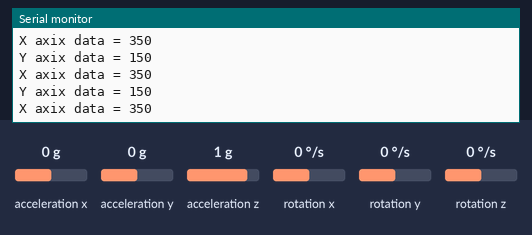
A sketch run on a simulated Arduino Uno, built with avr-gcc and run on an emulated ATmega328P. Parts: the last lines printed to the serial monitor. The inputs (shaded band) are chosen by the test bench; at power-on: acceleration y 0 g, acceleration x 0 g, acceleration z 1 g, rotation x 0 °/s, rotation y 0 °/s, rotation z 0 °/s. No radio packets arrive unless stated.

Above: at 1.2 s.
1.3 s: acceleration y set to -1.4 g
At 2.2 s:
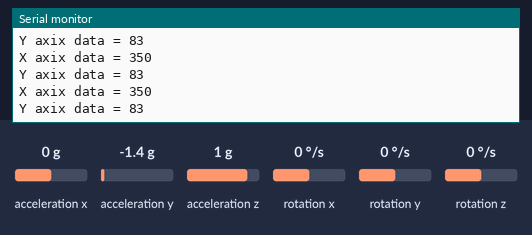
4.3 s: acceleration x set to -1.4 g
At 4.9 s:
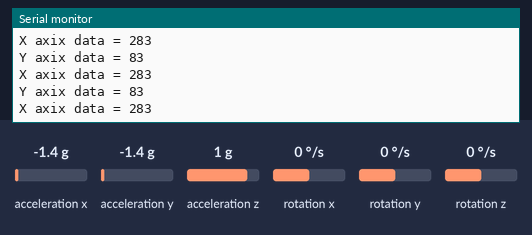
5.8 s: acceleration x set to -0.8 g
At 6.9 s:
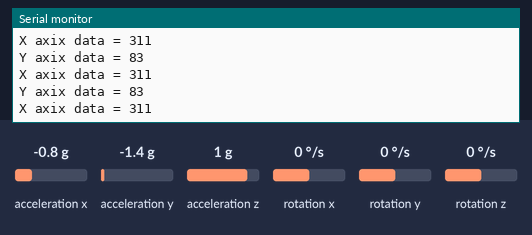
Timing chart, 0 to 8.8 s (numbered marks = the images above; inputs shaded):
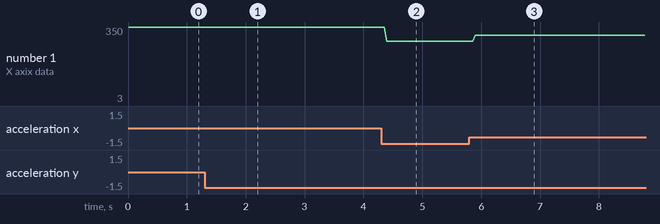

Measured:
- after the input at 1.3 s, the serial monitor: prints a new line after 0.11 s (image 1)
- after the input at 4.3 s, the serial monitor: prints a new line after 0.10 s (image 2)
- after the input at 5.8 s, the serial monitor: prints a new line after 0.10 s (image 3)
- plotted number 1: 350 → 283 after the input at 4.3 s, 283 → 3 after the input at 5.8 s

The sketch:

Tx.ino
```cpp
#include <SPI.h>        //Βιβλιοθήκη SPI για επικοινωνία με το nRF24L01+
#include "RF24.h"       //Η κύρια βιβλιοθήκη του nRF24L01+
#include "Wire.h"       //Για επικοινωνία
#include "I2Cdev.h"     //Για επικοινωνία με  MPU6050

#include "MPU6050.h"    //Η κύρια βιβλιοθήκη του MPU6050


//Καθορίστε το αντικείμενο για πρόσβαση και έλεγχο του γυροσκόπιου και του επιταχυνσιόμετρου (Δεν χρησιμοποιούμε τα δεδομένα γυροσκόπιου)
MPU6050 mpu;
int16_t ax, ay, az;
int16_t gx, gy, gz;

//Ορισμός πακέτου για την κατεύθυνση (άξονας X και άξονας Y)
int data[2];

//Ορισμός αντικειμένου από τη βιβλιοθήκη RF24 - Τα 8 και 9 είναι αριθμοί ψηφιακής ακίδας στους οποίους συνδέονται τα σήματα CE και CSN.
RF24 radio(8,9);

//Δημιουργήστε διευθύνσεις σωλήνα για την επικοινωνία
const uint64_t pipe = 0xE8E8F0F0E1LL;

void setup(void){
  Serial.begin(9600);
  Wire.begin();
  mpu.initialize();              //Αρχικοποιήστε το αντικείμενο MPU
  radio.begin();                 //Ξεκινήστε την επικοινωνία nRF24
  radio.openWritingPipe(pipe);   //Ορίζει τη διεύθυνση του δέκτη στον οποίο το πρόγραμμα θα στείλει δεδομένα.
}

void loop(void){

  //Με αυτή τη συνάρτηση λαμβάνονται οι τιμές επιτάχυνσης και γυροσκοπίου των αξόνων.
  //Εάν θέλετε να ελέγξετε τον άξονα του αυτοκινήτου διαφορετικά, μπορείτε να αλλάξετε το όνομα του άξονα στην εντολή χάρτη.
  mpu.getMotion6(&ax, &ay, &az, &gx, &gy, &gz);

 //Στο αμφίδρομο έλεγχο, ο άξονας Χ (δεδομένα [0]) του MPU6050 επιτρέπει στο ρομπότ να κινείται προς τα εμπρός και προς τα πίσω.
 //Ο άξονας //Y (δεδομένα [1]) επιτρέπει στο ρομπότ να στρίβει δεξιά και αριστερά.
  data[0] = map(ax, -17000, 17000, 300, 400 ); //Αποστολή δεδομένων άξονα Χ
  data[1] = map(ay, -17000, 17000, 100, 200);  //Αποστολή δεδομένων άξονα Υ
  radio.write(data, sizeof(data));
  Serial.print("X axix data = ");
  Serial.println(data[0]);
  Serial.print("Y axix data = ");
  Serial.println(data[1]);
}
```
